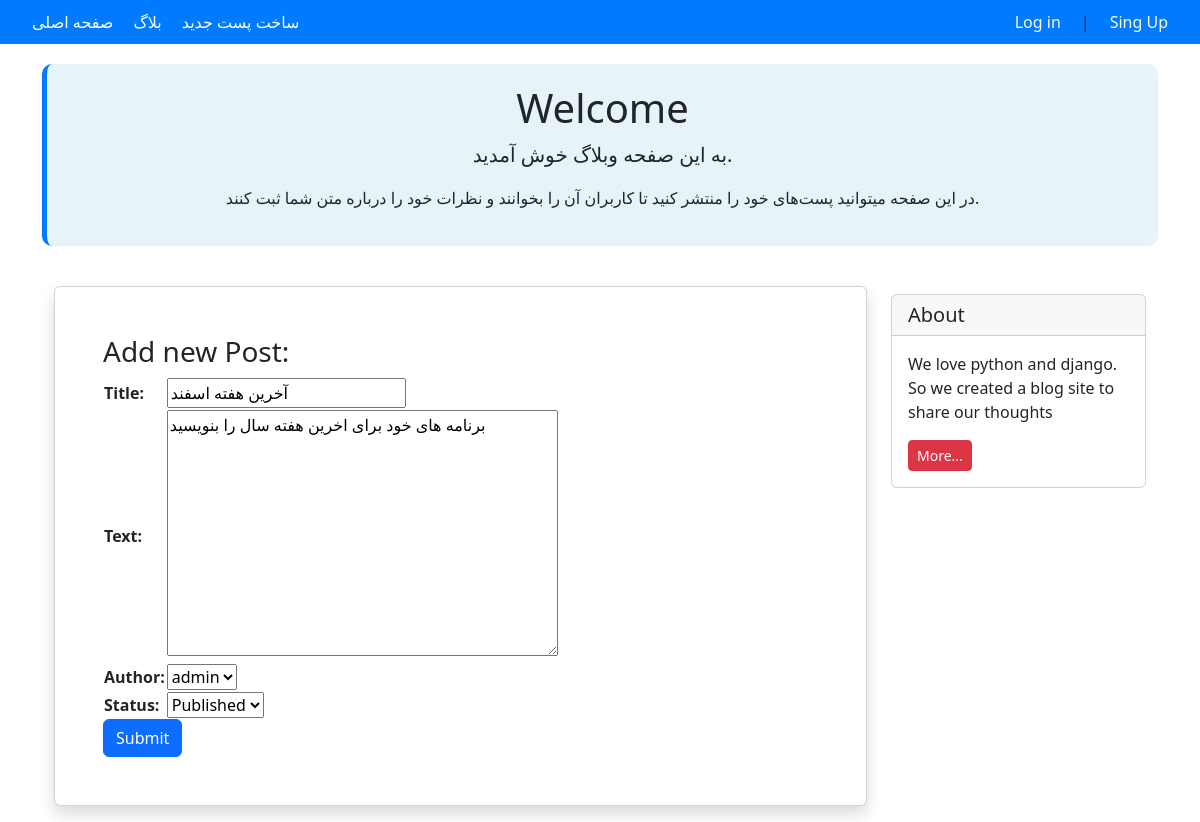
The page /30/update/ on the database its author committed.
### blog/models.py (models this page shows, shortened)
class Post(models.Model):
    STATUS_CHOICES =(
        ('pub','Published'),
        ('drf','Draft'),
    )
    title = models.CharField(max_length=200)
    text = models.TextField()
    datetime_created = models.DateTimeField(auto_now_add=True)
    datetime_modified = models.DateTimeField(auto_now=True)
    status = models.CharField(choices= STATUS_CHOICES,max_length=3 )
    author = models.ForeignKey("auth.User",on_delete = models.CASCADE)

### blog/views.py (the view)
# urls.py: path("<int:pk>/update/",views.PostUpdateView.as_view(),name='post_update'),
class PostUpdateView(generic.UpdateView):
    model = Post
    form_class = NewPostForm
    template_name = "blog/post_create.html"

### blog/forms.py
class NewPostForm(forms.ModelForm):
    class Meta:
        model = Post
        fields = ['title','text','author','status']

### blog/templates/blog/post_create.html (shortened to what this page needs)
{% extends '_base.html' %}
{% block content %}
    <div class="container mt-4">
    <div class="row">
        <div class="col-9">
            <div class="card shadow my-3 p-5">
                <h3>Add new Post:</h3>
                <form method="POST">
                    <table>
                        {{ form.as_table }}
                    </table>
                    <button type="submit" class="btn btn-primary">Submit</button>
                </form>
            </div>
        </div>
        <div class="col-3">
                <div class="card my-4">
                    <h5 class="card-header">About</h5>
                    <div class="card-body">
                        <p class="card-text">We love python and django. So we created a blog site to share our
                            thoughts</p>
                        <a href="#"
                           class="btn btn-sm btn-danger">
                            More...
                        </a>
                    </div>
                </div>
        </div>
    </div>
</div>
{% endblock content %}

### templates/_base.html (style rules this page uses)
body { transition: background-color 0.3s, color 0.3s; }

### rows shown on the page
Post: title "آخرین هفته اسفند", text "برنامه های خود برای اخرین هفته سال را بنویسید", author "admin", status "Published"
